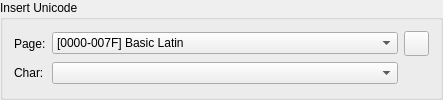
      <widget class="QGroupBox" name="buttonGroup5">
       <property name="title">
        <string>Insert Unicode</string>
       </property>
       <layout class="QGridLayout">
        <item row="0" column="0">
         <widget class="QLabel" name="textLabel1">
          <property name="text">
           <string>Page:</string>
          </property>
          <property name="wordWrap">
           <bool>false</bool>
          </property>
         </widget>
        </item>
        <item row="1" column="0">
         <widget class="QLabel" name="textLabel1_2">
          <property name="text">
           <string>Char:</string>
          </property>
          <property name="wordWrap">
           <bool>false</bool>
          </property>
         </widget>
        </item>
        <item row="0" column="1">
         <widget class="QComboBox" name="cbUniPage">
          <property name="sizePolicy">
           <sizepolicy hsizetype="MinimumExpanding" vsizetype="Fixed">
            <horstretch>0</horstretch>
            <verstretch>0</verstretch>
           </sizepolicy>
          </property>
          <property name="minimumSize">
           <size>
            <width>280</width>
            <height>0</height>
           </size>
          </property>
          <item>
           <property name="text">
            <string>[0000-007F] Basic Latin</string>
           </property>
          </item>
          <item>
           <property name="text">
            <string>[0080-00FF] Latin-1 Supplementary</string>
           </property>
          </item>
          <item>
           <property name="text">
            <string>[0100-017F] Latin Extended-A</string>
           </property>
          </item>
          <item>
           <property name="text">
            <string>[0180-024F] Latin Extended-B</string>
           </property>
          </item>
          <item>
           <property name="text">
            <string>[0250-02AF] IPA Extensions</string>
           </property>
          </item>
          <item>
           <property name="text">
            <string>[02B0-02FF] Spacing Modifier Letters</string>
           </property>
          </item>
          <item>
           <property name="text">
            <string>[0300-036F] Combining Diacritical Marks</string>
           </property>
          </item>
          <item>
           <property name="text">
            <string>[0370-03FF] Greek and Coptic</string>
           </property>
          </item>
          <item>
           <property name="text">
            <string>[0400-04FF] Cyrillic</string>
           </property>
          </item>
          <item>
           <property name="text">
            <string>[0500-052F] Cyrillic Supplementary</string>
           </property>
          </item>
          <item>
           <property name="text">
            <string>[0530-058F] Armenian</string>
           </property>
          </item>
          <item>
           <property name="text">
            <string>[0590-05FF] Hebrew</string>
           </property>
          </item>
          <item>
           <property name="text">
            <string>[0600-06FF] Arabic</string>
           </property>
          </item>
          <item>
           <property name="text">
            <string>[0700-074F] Syriac</string>
           </property>
          </item>
          <item>
           <property name="text">
            <string>[0780-07BF] Thaana</string>
           </property>
          </item>
          <item>
           <property name="text">
            <string>[0900-097F] Devanagari</string>
           </property>
          </item>
          <item>
           <property name="text">
            <string>[0980-09FF] Bengali</string>
           </property>
          </item>
          <item>
           <property name="text">
            <string>[0A00-0A7F] Gurmukhi</string>
           </property>
          </item>
          <item>
           <property name="text">
            <string>[0A80-0AFF] Gujarati</string>
           </property>
          </item>
          <item>
           <property name="text">
            <string>[0B00-0B7F] Oriya</string>
           </property>
          </item>
          <item>
           <property name="text">
            <string>[0B80-0BFF] Tamil</string>
           </property>
          </item>
          <item>
           <property name="text">
            <string>[0C00-0C7F] Telugu</string>
           </property>
          </item>
          <item>
           <property name="text">
            <string>[0C80-0CFF] Kannada</string>
           </property>
          </item>
          <item>
           <property name="text">
            <string>[0D00-0D7F] Malayalam</string>
           </property>
          </item>
          <item>
           <property name="text">
            <string>[0D80-0DFF] Sinhala</string>
           </property>
          </item>
          <item>
           <property name="text">
            <string>[0E00-0E7F] Thai</string>
           </property>
          </item>
          <item>
           <property name="text">
            <string>[0E80-0EFF] Lao</string>
           </property>
          </item>
          <item>
           <property name="text">
            <string>[0F00-0FFF] Tibetan</string>
           </property>
          </item>
          <item>
           <property name="text">
            <string>[1000-109F] Myanmar</string>
           </property>
          </item>
          <item>
           <property name="text">
            <string>[10A0-10FF] Georgian</string>
           </property>
          </item>
          <item>
           <property name="text">
            <string>[1100-11FF] Hangul Jamo</string>
           </property>
          </item>
          <item>
           <property name="text">
            <string>[1200-137F] Ethiopic</string>
           </property>
          </item>
          <item>
           <property name="text">
            <string>[13A0-13FF] Cherokee</string>
           </property>
          </item>
          <item>
           <property name="text">
            <string>[1400-167F] Unified Canadian Aboriginal Syllabic</string>
           </property>
          </item>
          <item>
           <property name="text">
            <string>[1680-169F] Ogham</string>
           </property>
          </item>
          <item>
           <property name="text">
            <string>[16A0-16FF] Runic</string>
           </property>
          </item>
          <item>
           <property name="text">
            <string>[1700-171F] Tagalog</string>
           </property>
          </item>
          <item>
           <property name="text">
            <string>[1720-173F] Hanunoo</string>
           </property>
          </item>
          <item>
           <property name="text">
            <string>[1740-175F] Buhid</string>
           </property>
          </item>
          <item>
           <property name="text">
            <string>[1760-177F] Tagbanwa</string>
           </property>
          </item>
          <item>
           <property name="text">
            <string>[1780-17FF] Khmer</string>
           </property>
          </item>
          <item>
           <property name="text">
            <string>[1800-18AF] Mongolian</string>
           </property>
          </item>
          <item>
           <property name="text">
            <string>[1E00-1EFF] Latin Extended Additional</string>
           </property>
          </item>
          <item>
           <property name="text">
            <string>[1F00-1FFF] Greek Extended</string>
           </property>
          </item>
          <item>
           <property name="text">
            <string>[2000-206F] General Punctuation</string>
           </property>
          </item>
          <item>
           <property name="text">
            <string>[2070-209F] Superscripts and Subscripts</string>
           </property>
          </item>
          <item>
           <property name="text">
            <string>[20A0-20CF] Currency Symbols</string>
           </property>
          </item>
          <item>
           <property name="text">
            <string>[20D0-20FF] Combining Marks for Symbols</string>
           </property>
          </item>
          <item>
           <property name="text">
            <string>[2100-214F] Letterlike Symbols</string>
           </property>
          </item>
          <item>
           <property name="text">
            <string>[2150-218F] Number Forms</string>
           </property>
          </item>
          <item>
           <property name="text">
            <string>[2190-21FF] Arrows</string>
           </property>
          </item>
          <item>
           <property name="text">
            <string>[2200-22FF] Mathematical Operators</string>
           </property>
          </item>
          <item>
           <property name="text">
            <string>[2300-23FF] Miscellaneous Technical</string>
           </property>
          </item>
          <item>
           <property name="text">
            <string>[2400-243F] Control Pictures</string>
           </property>
          </item>
          <item>
           <property name="text">
            <string>[2440-245F] Optical Character Recognition</string>
           </property>
          </item>
          <item>
           <property name="text">
            <string>[2460-24FF] Enclosed Alphanumerics</string>
           </property>
          </item>
          <item>
           <property name="text">
            <string>[2500-257F] Box Drawing</string>
           </property>
          </item>
          <item>
           <property name="text">
            <string>[2580-259F] Block Elements</string>
           </property>
          </item>
          <item>
           <property name="text">
            <string>[25A0-25FF] Geometric Shapes</string>
           </property>
          </item>
          <item>
           <property name="text">
            <string>[2600-26FF] Miscellaneous Symbols</string>
           </property>
          </item>
          <item>
           <property name="text">
            <string>[2700-27BF] Dingbats</string>
           </property>
          </item>
          <item>
           <property name="text">
            <string>[27C0-27EF] Miscellaneous Mathematical Symbols-A</string>
           </property>
          </item>
          <item>
           <property name="text">
            <string>[27F0-27FF] Supplemental Arrows-A</string>
           </property>
          </item>
          <item>
           <property name="text">
            <string>[2800-28FF] Braille Patterns</string>
           </property>
          </item>
          <item>
           <property name="text">
            <string>[2900-297F] Supplemental Arrows-B</string>
           </property>
          </item>
          <item>
           <property name="text">
            <string>[2980-29FF] Miscellaneous Mathematical Symbols-B</string>
           </property>
          </item>
          <item>
           <property name="text">
            <string>[2A00-2AFF] Supplemental Mathematical Operators</string>
           </property>
          </item>
          <item>
           <property name="text">
            <string>[2E80-2EFF] CJK Radicals Supplement</string>
           </property>
          </item>
          <item>
           <property name="text">
            <string>[2F00-2FDF] Kangxi Radicals</string>
           </property>
          </item>
          <item>
           <property name="text">
            <string>[2FF0-2FFF] Ideographic Description Characters</string>
           </property>
          </item>
          <item>
           <property name="text">
            <string>[3000-303F] CJK Symbols and Punctuation</string>
           </property>
          </item>
          <item>
           <property name="text">
            <string>[3040-309F] Hiragana</string>
           </property>
          </item>
          <item>
           <property name="text">
            <string>[30A0-30FF] Katakana</string>
           </property>
          </item>
          <item>
           <property name="text">
            <string>[3100-312F] Bopomofo</string>
           </property>
          </item>
          <item>
           <property name="text">
            <string>[3130-318F] Hangul Compatibility Jamo</string>
           </property>
          </item>
          <item>
           <property name="text">
            <string>[3190-319F] Kanbun</string>
           </property>
          </item>
          <item>
           <property name="text">
            <string>[31A0-31BF] Bopomofo Extended</string>
           </property>
          </item>
          <item>
           <property name="text">
            <string>[3200-32FF] Enclosed CJK Letters and Months</string>
           </property>
          </item>
          <item>
           <property name="text">
            <string>[3300-33FF] CJK Compatibility</string>
           </property>
          </item>
          <item>
           <property name="text">
            <string>[3400-4DBF] CJK Unified Ideographs Extension A</string>
           </property>
          </item>
          <item>
           <property name="text">
            <string>[4E00-9FAF] CJK Unified Ideographs</string>
           </property>
          </item>
          <item>
           <property name="text">
            <string>[A000-A48F] Yi Syllables</string>
           </property>
          </item>
          <item>
           <property name="text">
            <string>[A490-A4CF] Yi Radicals</string>
           </property>
          </item>
          <item>
           <property name="text">
            <string>[AC00-D7AF] Hangul Syllables</string>
           </property>
          </item>
          <item>
           <property name="text">
            <string>[D800-DBFF] High Surrogates</string>
           </property>
          </item>
          <item>
           <property name="text">
            <string>[DC00-DFFF] Low Surrogate Area</string>
           </property>
          </item>
          <item>
           <property name="text">
            <string>[E000-F8FF] Private Use Area</string>
           </property>
          </item>
          <item>
           <property name="text">
            <string>[F900-FAFF] CJK Compatibility Ideographs</string>
           </property>
          </item>
          <item>
           <property name="text">
            <string>[FB00-FB4F] Alphabetic Presentation Forms</string>
           </property>
          </item>
          <item>
           <property name="text">
            <string>[FB50-FDFF] Arabic Presentation Forms-A</string>
           </property>
          </item>
          <item>
           <property name="text">
            <string>[FE00-FE0F] Variation Selectors</string>
           </property>
          </item>
          <item>
           <property name="text">
            <string>[FE20-FE2F] Combining Half Marks</string>
           </property>
          </item>
          <item>
           <property name="text">
            <string>[FE30-FE4F] CJK Compatibility Forms</string>
           </property>
          </item>
          <item>
           <property name="text">
            <string>[FE50-FE6F] Small Form Variants</string>
           </property>
          </item>
          <item>
           <property name="text">
            <string>[FE70-FEFF] Arabic Presentation Forms-B</string>
           </property>
          </item>
          <item>
           <property name="text">
            <string>[FF00-FFEF] Halfwidth and Fullwidth Forms</string>
           </property>
          </item>
          <item>
           <property name="text">
            <string>[FFF0-FFFF] Specials</string>
           </property>
          </item>
          <item>
           <property name="text">
            <string>[10300-1032F] Old Italic</string>
           </property>
          </item>
          <item>
           <property name="text">
            <string>[10330-1034F] Gothic</string>
           </property>
          </item>
          <item>
           <property name="text">
            <string>[10400-1044F] Deseret</string>
           </property>
          </item>
          <item>
           <property name="text">
            <string>[1D000-1D0FF] Byzantine Musical Symbols</string>
           </property>
          </item>
          <item>
           <property name="text">
            <string>[1D100-1D1FF] Musical Symbols</string>
           </property>
          </item>
          <item>
           <property name="text">
            <string>[1D400-1D7FF] Mathematical Alphanumeric Symbols</string>
           </property>
          </item>
          <item>
           <property name="text">
            <string>[20000-2A6DF] CJK Unified Ideographs Extension B</string>
           </property>
          </item>
          <item>
           <property name="text">
            <string>[2F800-2FA1F] CJK Compatibility Ideographs Supplement</string>
           </property>
          </item>
          <item>
           <property name="text">
            <string>[E0000-E007F] Tags</string>
           </property>
          </item>
          <item>
           <property name="text">
            <string>[F0000-FFFFD] Supplementary Private Use Area-A</string>
           </property>
          </item>
          <item>
           <property name="text">
            <string>[100000-10FFFD] Supplementary Private Use Area-B</string>
           </property>
          </item>
         </widget>
        </item>
        <item row="1" column="1">
         <widget class="QComboBox" name="cbUniChar">
          <property name="sizePolicy">
           <sizepolicy hsizetype="MinimumExpanding" vsizetype="Fixed">
            <horstretch>0</horstretch>
            <verstretch>0</verstretch>
           </sizepolicy>
          </property>
          <property name="minimumSize">
           <size>
            <width>92</width>
            <height>0</height>
           </size>
          </property>
         </widget>
        </item>
        <item row="0" column="2">
         <widget class="QToolButton" name="bUnicode">
          <property name="sizePolicy">
           <sizepolicy hsizetype="Preferred" vsizetype="Fixed">
            <horstretch>0</horstretch>
            <verstretch>0</verstretch>
           </sizepolicy>
          </property>
          <property name="minimumSize">
           <size>
            <width>25</width>
            <height>25</height>
           </size>
          </property>
          <property name="maximumSize">
           <size>
            <width>25</width>
            <height>25</height>
           </size>
          </property>
          <property name="text">
           <string/>
          </property>
         </widget>
        </item>
       </layout>
      </widget>
